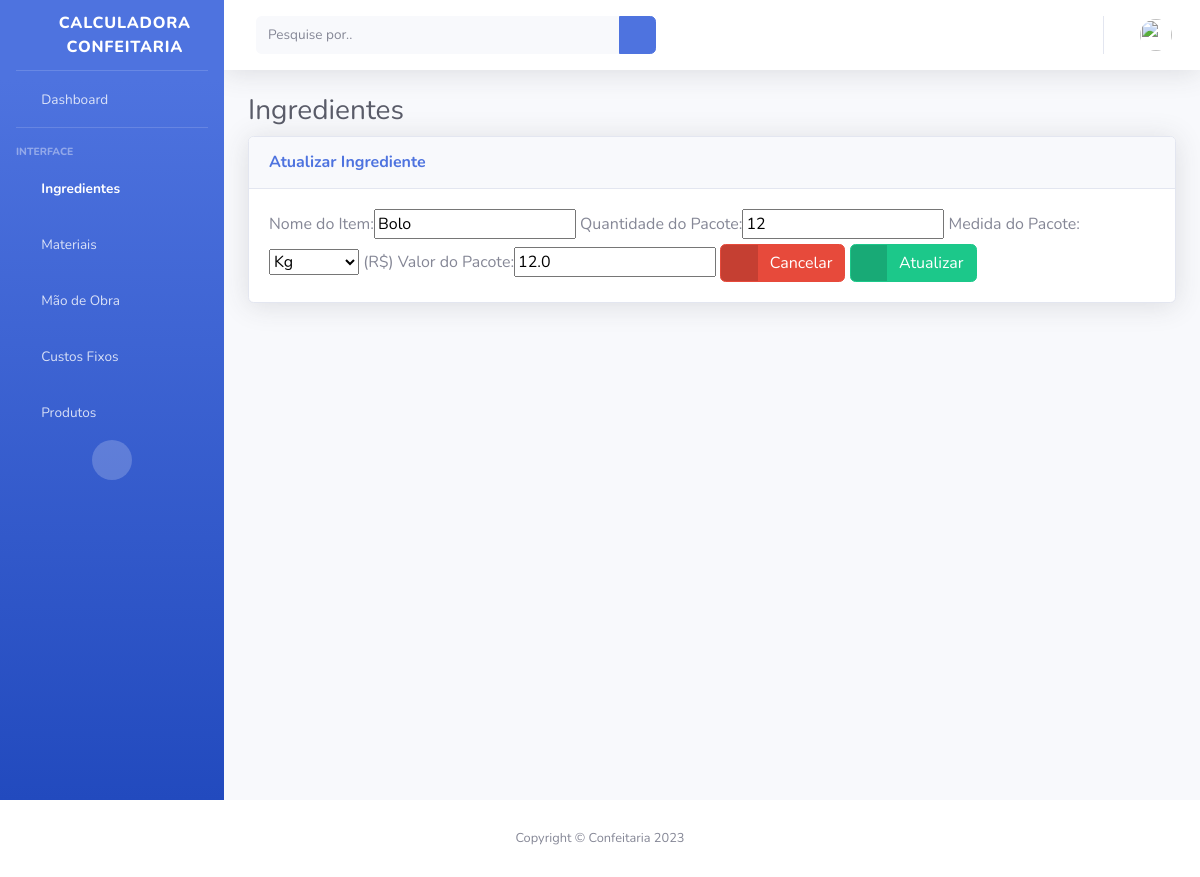
The app's page /ingredient-update/8 (signed in), older data.
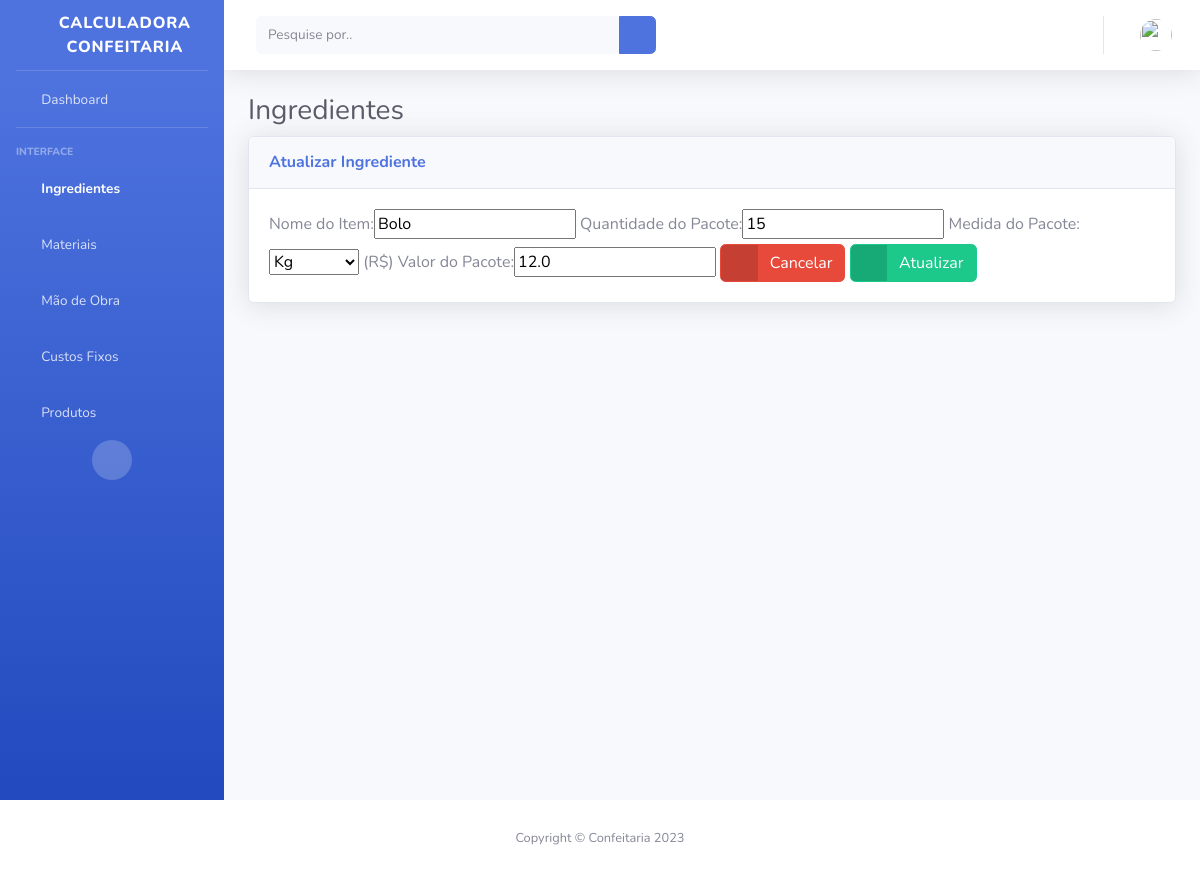
The same page, newer data.
### myapp/models.py (models this page shows, shortened)
class Ingredient(models.Model):
    user = models.ForeignKey(CustomUser, blank=True, on_delete=models.CASCADE)
    name = models.CharField(_("Nome do Item:"), db_column='name', max_length=100, blank=False)
    quantity = models.IntegerField(
        _("Quantidade do Pacote:"), db_column='quantity', blank=False)
    measure = models.CharField(_("Medida do Pacote:"), max_length=8, choices=MEASURES_CHOICES)
    price = models.FloatField(_("(R$) Valor do Pacote:"), db_column='price', blank=False)
    class Meta:
        ordering = ["name"]

### myapp/views.py (the view, shortened to what this page needs)
@login_required
def ingredientUpdate(request, id):
    ingredient = Ingredient.objects.get(id=id)
    form = IngredientForm(
        initial={'name': ingredient.name,
                 'quantity': ingredient.quantity, 'price': ingredient.price, 'measure': ingredient.measure}
    )
    return render(request, 'ingredient-update.html', {'form': form})

### myapp/forms.py
class IngredientForm(ModelForm):
    class Meta:
        model = Ingredient
        fields = ('name', 'quantity', 'measure', 'price')
        exclude = ['user']

### myapp/templates/ingredient-update.html (shortened to what this page needs)
{% extends "base.html" %}
{% block content %}
<h1 class="h3 mb-2 text-gray-800">Ingredientes</h1>
<div class="card shadow mb-4">
    <div class="card-header py-3">
        <h6 class="m-0 font-weight-bold text-primary">Atualizar Ingrediente</h6>
    </div>
    <div class="card-body">
        {% load bootstrap %}
        <form method="post">
            {{ form|bootstrap }}
            <a  href="{%url 'ingredient-list' %}" class="btn btn-danger btn-icon-split">
                <span class="icon text-white-50">
                    <i class="fas fa-reply"></i>
                </span>
                <span class="text">Cancelar</span>
            </a>
            <button type="submit" class="btn btn-success btn-icon-split">
                <span class="icon text-white-50">
                    <i class="fas fa-edit"></i>
                </span>
                <span class="text">Atualizar</span>
            </button>
        </form>
    </div>
</div>
{% endblock %}

Row changes from the older to the newer data that the page shows:
changed Ingredient "Bolo": quantity "12" → "15"
